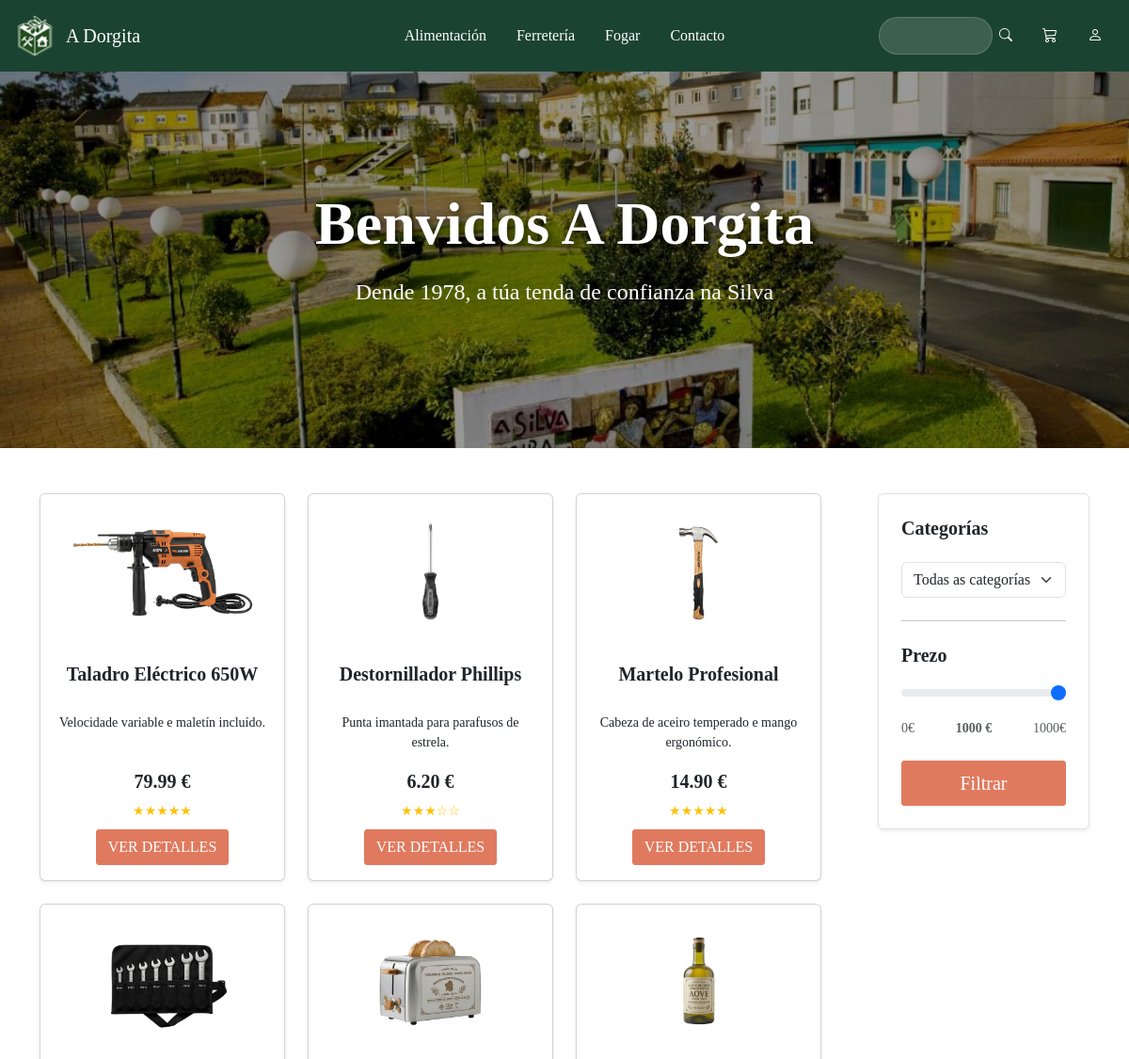
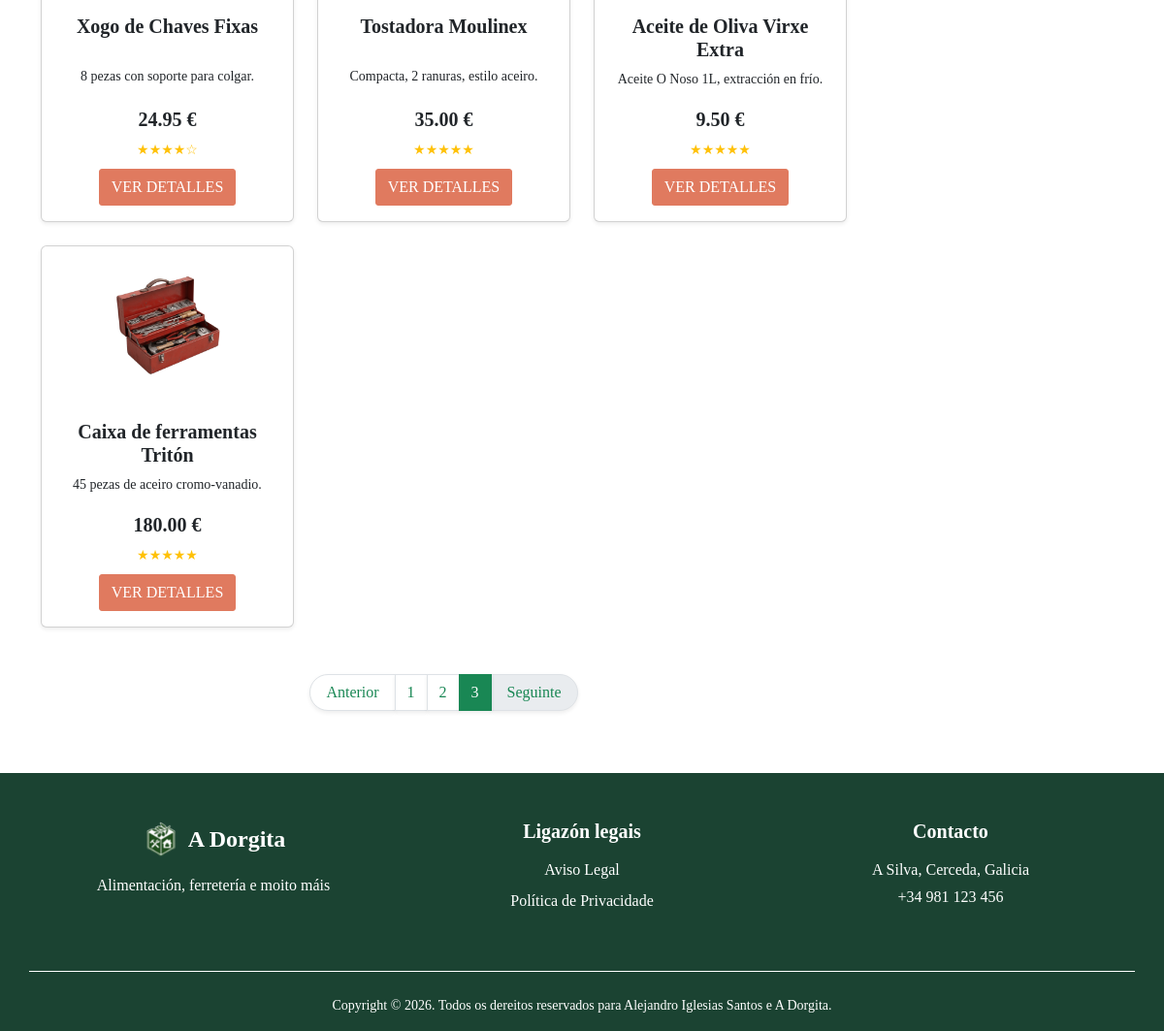
The page /index.php?c=producto&a=index&pagina=3 on the database its author committed (2 pictures, top to bottom).
### tables this page shows
CREATE TABLE productos (
    id INT AUTO_INCREMENT PRIMARY KEY,
    nome VARCHAR(100) NOT NULL,
    descripcion VARCHAR(500),
    precio DECIMAL(10,2) NOT NULL,
    stock INT DEFAULT 0,
    imagen VARCHAR(200),
    id_categoria INT,
    FOREIGN KEY (id_categoria) REFERENCES categorias(id) ON DELETE SET NULL
);

### app/controllers/ProductoController.php (called while the page is built, shortened)
<?php
require_once __DIR__ . '/../models/ProductoDAO.php';
require_once __DIR__ . '/../models/entidades/Producto.php';
class ProductoController
{
    private $model;
    public function __construct()
    {
        $this->model = new ProductoDAO();
    }
    public function index()
    {
        $mensaxe = $_GET["q"] ?? null;
        $pagina = isset($_GET["pagina"]) ? max(1, (int)$_GET["pagina"]) : 1;
        $limite = 9;
        $offset = ($pagina - 1) * $limite;
        $id_cat = $_REQUEST['cat'] ?? null;
        $max_prezo = $_REQUEST['max_prezo'] ?? null;
        if ($mensaxe && !empty(trim($mensaxe))) {
            $totalRegistros = $this->model->contarBusqueda($mensaxe);
            $productos = $this->model->buscarPaginadoCatalogo($mensaxe, $limite, $offset);
        } else {
            $totalRegistros = $this->model->contarFiltradosCatalogo($id_cat, $max_prezo);
            $productos = $this->model->filtrarPaginadoCatalogo($id_cat, $max_prezo, $limite, $offset);
        }
        $totalPaginas = max(1, (int)ceil($totalRegistros / $limite));
        require_once __DIR__ . '/../../includes/header.php';
        require_once __DIR__ . '/../../views/inicio.php';
        require_once __DIR__ . '/../../includes/footer.php';
    }
}

### config/database.php (called while the page is built)
<?php
class Database {
    public static function connect() {
        $host = "localhost";
        $user = "root";
        $password = "";
        $database = "a_dorgita";
        try {
            $conexion = new PDO("mysql:host=$host;dbname=$database;charset=utf8mb4", $user, $password);
            $conexion->setAttribute(PDO::ATTR_ERRMODE, PDO::ERRMODE_EXCEPTION);
            return $conexion;
        } catch (PDOException $e) {
            die("Error de conexión: " . $e->getMessage());
        }
    }
}
?>

### app/models/ProductoDAO.php (called while the page is built, shortened)
<?php
require_once __DIR__ . '/../../config/database.php';
require_once __DIR__ . '/entidades/Producto.php';
class ProductoDAO
{
    private $conexion;
    public function __construct()
    {
        try {
            $this->conexion = Database::connect();
        } catch (Exception $e) {
            die($e->getMessage());
        }
    }
    public function filtrarPaginadoCatalogo($id_cat = null, $max_prezo = null, $limite = 9, $offset = 0)
    {
        try {
            $sql = "SELECT p.*, AVG(r.puntuacion) as media_puntos FROM productos p LEFT JOIN resenas r ON p.id = r.id_producto";
            $condicions = [];
            $params = [];
            $sql .= " GROUP BY p.id ORDER BY p.id DESC LIMIT " . (int)$limite . " OFFSET " . (int)$offset;
            $stmt = $this->conexion->prepare($sql);
            $stmt->execute($params);
            return $stmt->fetchAll(PDO::FETCH_CLASS, "Producto");
        } catch (Exception $e) {
            return [];
        }
    }
    public function contarFiltradosCatalogo($id_cat = null, $max_prezo = null)
    {
        try {
            $sql = "SELECT COUNT(*) AS total FROM productos";
            $condicions = [];
            $params = [];
            $stmt = $this->conexion->prepare($sql);
            $stmt->execute($params);
            $resultado = $stmt->fetch(PDO::FETCH_ASSOC);
            return (int)($resultado['total'] ?? 0);
        } catch (Exception $e) {
            return 0;
        }
    }
}

### app/models/entidades/Producto.php (called while the page is built, shortened)
<?php
class Producto {
    private $id;
    private $nome;
    private $descripcion;
    private $precio;
    private $imagen;
    public function getId() { return $this->id; }
    public function getNome() { return $this->nome; }
    public function getDescripcion() { return $this->descripcion; }
    public function getPrecio() { return $this->precio; }
    public function getImagen() { return $this->imagen; }
}

### views/inicio.php (the view, shortened to what this page needs)
<div class="container-fluid hero">
    <div class="container text-center text-white">
        <div class="row justify-content-center">
            <div class="col-md-8">
                <h1 class="display-3 fw-bold mb-3">Benvidos A Dorgita</h1>
                <p class="fs-4 mb-4">Dende 1978, a túa tenda de confianza na Silva</p>
            </div>
        </div>
    </div>
</div>
<div class="container py-5">
    <div class="row">
        <div class="col-lg-9">
            <div class="row">
                <?php if (!empty($productos)): ?>
                    <?php foreach ($productos as $p): ?>
                        <div class="col-md-4 mb-4">
                            <div class="card h-100 shadow-sm border-1" style="background-color: #FFFFFF;">
                                <img src="public/img/<?php echo htmlspecialchars($p->getImagen()); ?>" class="card-img-top p-4" alt="<?php echo htmlspecialchars($p->getNome()); ?>">
                                <div class="card-body d-flex flex-column text-center">
                                    <h5 class="card-title fw-bold texto-principal desc-tarjeta"><?php echo htmlspecialchars($p->getNome()); ?></h5>
                                    <p class="card-text small"><?php echo htmlspecialchars($p->getDescripcion()); ?></p>
                                    <div class="mt-auto">
                                        <p class="fw-bold fs-5 texto-dorgita mb-1"><?php echo $p->getPrecio(); ?> €</p>
                                        <div class="mb-2">
                                            <?php
                                            $puntos = isset($p->media_puntos) ? round($p->media_puntos) : 0;
                                            if ($puntos > 0): ?>
                                                <span class="text-warning small">
                                                    <?php echo str_repeat('★', $puntos) . str_repeat('☆', 5 - $puntos); ?>
                                                </span>
                                            <?php else: ?>
                                                <span class="text-muted small">Sen valoracións</span>
                                            <?php endif; ?>
                                        </div>
                                        <div class="d-flex gap-2 justify-content-center">
                                            <a href="index.php?c=producto&a=obter&id=<?php echo $p->getId(); ?>" class="btn btn-engadir-carro">VER DETALLES</a>
                                        </div>
                                    </div>
                                </div>
                            </div>
                        </div>
                    <?php endforeach; ?>
                <?php else: ?>
                    <div class="col-12 text-center">
                        <p class="fs-5">Non se atoparon produtos dispoñibles.</p>
                    </div>
                <?php endif; ?>
            </div>
            <?php if (isset($totalPaginas) && $totalPaginas > 1): ?>
                <nav aria-label="Paxinación do catálogo" class="mt-4">
                    <ul class="pagination justify-content-center">
                        <li class="page-item <?php echo $pagina <= 1 ? 'disabled' : ''; ?>">
                            <a class="page-link text-success shadow-sm rounded-start-pill px-3" href="index.php?c=producto&a=index&pagina=<?php echo $pagina - 1; ?><?php echo !empty($_GET['q']) ? '&q=' . urlencode($_GET['q']) : ''; ?><?php echo !empty($_GET['cat']) ? '&cat=' . urlencode($_GET['cat']) : ''; ?><?php echo isset($_GET['max_prezo']) && $_GET['max_prezo'] !== '' ? '&max_prezo=' . urlencode($_GET['max_prezo']) : ''; ?>">Anterior</a>
                        </li>
                        <?php for ($i = 1; $i <= $totalPaginas; $i++): ?>
                            <li class="page-item <?php echo $pagina == $i ? 'active' : ''; ?>">
                                <a class="page-link shadow-sm <?php echo $pagina == $i ? 'bg-success border-success text-white' : 'text-success'; ?>" href="index.php?c=producto&a=index&pagina=<?php echo $i; ?><?php echo !empty($_GET['q']) ? '&q=' . urlencode($_GET['q']) : ''; ?><?php echo !empty($_GET['cat']) ? '&cat=' . urlencode($_GET['cat']) : ''; ?><?php echo isset($_GET['max_prezo']) && $_GET['max_prezo'] !== '' ? '&max_prezo=' . urlencode($_GET['max_prezo']) : ''; ?>"><?php echo $i; ?></a>
                            </li>
                        <?php endfor; ?>
                        <li class="page-item <?php echo $pagina >= $totalPaginas ? 'disabled' : ''; ?>">
                            <a class="page-link text-success shadow-sm rounded-end-pill px-3" href="index.php?c=producto&a=index&pagina=<?php echo $pagina + 1; ?><?php echo !empty($_GET['q']) ? '&q=' . urlencode($_GET['q']) : ''; ?><?php echo !empty($_GET['cat']) ? '&cat=' . urlencode($_GET['cat']) : ''; ?><?php echo isset($_GET['max_prezo']) && $_GET['max_prezo'] !== '' ? '&max_prezo=' . urlencode($_GET['max_prezo']) : ''; ?>">Seguinte</a>
                        </li>
                    </ul>
                </nav>
            <?php endif; ?>
        </div>
        <div class="col-lg-3 ps-lg-5">
            <div class="p-4 rounded shadow-sm border border-1 caixa-filtros">
                <form action="index.php" method="GET">
                    <h5 class="fw-bold mb-4 texto-dorgita">Categorías</h5>
                    <select name="cat" class="form-select mb-4">
                        <option value="">Todas as categorías</option>
                    </select>
                    <hr class="my-4">
                    <h5 class="fw-bold mb-3 texto-dorgita">Prezo</h5>
                    <input type="range" name="max_prezo" class="form-range" id="rangoPrezo" min="0" max="1000" step="5" value="<?php echo $_GET['max_prezo'] ?? '1000'; ?>">
                    <div class="d-flex justify-content-between small text-muted mt-2">
                        <span>0€</span>
                        <span id="valorPrezo" class="fw-bold"><?php echo $_GET['max_prezo'] ?? '1000'; ?> €</span>
                        <span>1000€</span>
                    </div>
                    <div class="mt-4">
                        <button type="submit" class="btn btn-engadir-carro w-100 py-2 fs-5">Filtrar</button>
                    </div>
            </div>
        </div>
    </div>
</div>

### public/css/estilos.css (style rules this page uses)
body { font-family: 'Times New Roman', Times, serif; }
.hero { background: linear-gradient(rgba(0, 0, 0, 0.4), rgba(0, 0, 0, 0.4)), url('/a-dorgita/public/img/hero.jpg'); background-size: cover; background-position: center; background-repeat: no-repeat; min-height: 400px; display: flex; align-items: center; justify-content: center; padding-top: 3rem; padding-bottom: 3rem; }
.hero h1 { text-shadow: 2px 2px 8px rgba(0, 0, 0, 0.7); }
.texto-principal { color: #212529; }
.btn-engadir-carro { background-color:#E07A5F; color: #FFFFFF; border: 1px solid #E07A5F; border-radius: 3px; }
.caixa-filtros { background-color: #FFFFFF; }
.desc-tarjeta { min-height: 45px; }

### rows shown on the page
productos: imagen (picture), nome "Taladro Eléctrico 650W", descripcion "Velocidade variable e maletín incluído.", precio "79.99", puntos "★★★★★"
productos: imagen (picture), nome "Destornillador Phillips", descripcion "Punta imantada para parafusos de estrela.", precio "6.20", puntos "★★★", puntos "☆☆"
productos: imagen (picture), nome "Martelo Profesional", descripcion "Cabeza de aceiro temperado e mango ergonómico.", precio "14.90", puntos "★★★★★"
productos: imagen (picture), nome "Xogo de Chaves Fixas", descripcion "8 pezas con soporte para colgar.", precio "24.95", puntos "★★★★", puntos "☆"
productos: imagen (picture), nome "Tostadora Moulinex", descripcion "Compacta, 2 ranuras, estilo aceiro.", precio "35.00", puntos "★★★★★"
productos: imagen (picture), nome "Aceite de Oliva Virxe Extra", descripcion "Aceite O Noso 1L, extracción en frío.", precio "9.50", puntos "★★★★★"
productos: imagen (picture), nome "Caixa de ferramentas Tritón", descripcion "45 pezas de aceiro cromo-vanadio.", precio "180.00", puntos "★★★★★"

### other values the page prints
$_GET['max_prezo'] "1000"
